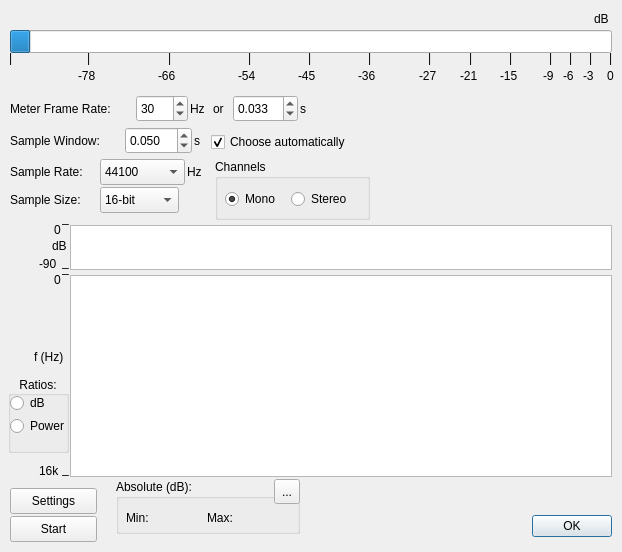
<?xml version="1.0" encoding="UTF-8"?>
<ui version="4.0">
 <class>QtMeter</class>
 <widget class="QDialog" name="QtMeter">
  <property name="geometry">
   <rect>
    <x>0</x>
    <y>0</y>
    <width>622</width>
    <height>552</height>
   </rect>
  </property>
  <property name="sizePolicy">
   <sizepolicy hsizetype="MinimumExpanding" vsizetype="MinimumExpanding">
    <horstretch>0</horstretch>
    <verstretch>0</verstretch>
   </sizepolicy>
  </property>
  <property name="windowTitle">
   <string>Qt Audio Meter</string>
  </property>
  <property name="whatsThis">
   <string extracomment="This file is part of QtMeter and has the same license as QtMeter.py"/>
  </property>
  <widget class="QDialogButtonBox" name="buttonBox">
   <property name="geometry">
    <rect>
     <x>492</x>
     <y>510</y>
     <width>120</width>
     <height>32</height>
    </rect>
   </property>
   <property name="orientation">
    <enum>Qt::Horizontal</enum>
   </property>
   <property name="standardButtons">
    <set>QDialogButtonBox::Ok</set>
   </property>
  </widget>
  <widget class="QProgressBar" name="dBMeter">
   <property name="geometry">
    <rect>
     <x>10</x>
     <y>30</y>
     <width>602</width>
     <height>23</height>
    </rect>
   </property>
   <property name="toolTip">
    <string>When audio is started will update every &lt;Meter Update Period&gt; showing the audio level of &lt;Sample Window&gt; of data from the default input device in self-relative dB</string>
   </property>
   <property name="autoFillBackground">
    <bool>false</bool>
   </property>
   <property name="minimum">
    <number>-90</number>
   </property>
   <property name="maximum">
    <number>0</number>
   </property>
   <property name="value">
    <number>-87</number>
   </property>
   <property name="textVisible">
    <bool>false</bool>
   </property>
  </widget>
  <widget class="QPushButton" name="pbStartStop">
   <property name="geometry">
    <rect>
     <x>10</x>
     <y>516</y>
     <width>87</width>
     <height>26</height>
    </rect>
   </property>
   <property name="toolTip">
    <string>Push to start sampling audio and updating the meter</string>
   </property>
   <property name="text">
    <string>Start</string>
   </property>
  </widget>
  <widget class="QLabel" name="label">
   <property name="geometry">
    <rect>
     <x>594</x>
     <y>10</y>
     <width>18</width>
     <height>18</height>
    </rect>
   </property>
   <property name="text">
    <string>dB</string>
   </property>
  </widget>
  <widget class="QLabel" name="label_2">
   <property name="geometry">
    <rect>
     <x>609</x>
     <y>49</y>
     <width>4</width>
     <height>18</height>
    </rect>
   </property>
   <property name="text">
    <string>|</string>
   </property>
  </widget>
  <widget class="QLabel" name="label_3">
   <property name="geometry">
    <rect>
     <x>589</x>
     <y>49</y>
     <width>4</width>
     <height>18</height>
    </rect>
   </property>
   <property name="text">
    <string>|</string>
   </property>
  </widget>
  <widget class="QLabel" name="label_4">
   <property name="geometry">
    <rect>
     <x>607</x>
     <y>67</y>
     <width>10</width>
     <height>18</height>
    </rect>
   </property>
   <property name="text">
    <string>0</string>
   </property>
  </widget>
  <widget class="QLabel" name="label_5">
   <property name="geometry">
    <rect>
     <x>583</x>
     <y>67</y>
     <width>15</width>
     <height>18</height>
    </rect>
   </property>
   <property name="text">
    <string>-3</string>
   </property>
  </widget>
  <widget class="QLabel" name="label_6">
   <property name="geometry">
    <rect>
     <x>9</x>
     <y>49</y>
     <width>4</width>
     <height>18</height>
    </rect>
   </property>
   <property name="text">
    <string>|</string>
   </property>
  </widget>
  <widget class="QLabel" name="label_7">
   <property name="geometry">
    <rect>
     <x>569</x>
     <y>49</y>
     <width>4</width>
     <height>18</height>
    </rect>
   </property>
   <property name="text">
    <string>|</string>
   </property>
  </widget>
  <widget class="QLabel" name="label_8">
   <property name="geometry">
    <rect>
     <x>563</x>
     <y>67</y>
     <width>16</width>
     <height>18</height>
    </rect>
   </property>
   <property name="text">
    <string>-6</string>
   </property>
  </widget>
  <widget class="QLabel" name="label_9">
   <property name="geometry">
    <rect>
     <x>549</x>
     <y>49</y>
     <width>4</width>
     <height>18</height>
    </rect>
   </property>
   <property name="text">
    <string>|</string>
   </property>
  </widget>
  <widget class="QLabel" name="label_10">
   <property name="geometry">
    <rect>
     <x>543</x>
     <y>67</y>
     <width>16</width>
     <height>18</height>
    </rect>
   </property>
   <property name="text">
    <string>-9</string>
   </property>
  </widget>
  <widget class="QLabel" name="label_11">
   <property name="geometry">
    <rect>
     <x>509</x>
     <y>49</y>
     <width>4</width>
     <height>18</height>
    </rect>
   </property>
   <property name="text">
    <string>|</string>
   </property>
  </widget>
  <widget class="QLabel" name="label_12">
   <property name="geometry">
    <rect>
     <x>500</x>
     <y>67</y>
     <width>21</width>
     <height>18</height>
    </rect>
   </property>
   <property name="text">
    <string>-15</string>
   </property>
  </widget>
  <widget class="QLabel" name="label_13">
   <property name="geometry">
    <rect>
     <x>469</x>
     <y>49</y>
     <width>4</width>
     <height>18</height>
    </rect>
   </property>
   <property name="text">
    <string>|</string>
   </property>
  </widget>
  <widget class="QLabel" name="label_14">
   <property name="geometry">
    <rect>
     <x>460</x>
     <y>67</y>
     <width>21</width>
     <height>18</height>
    </rect>
   </property>
   <property name="text">
    <string>-21</string>
   </property>
  </widget>
  <widget class="QLabel" name="label_15">
   <property name="geometry">
    <rect>
     <x>428</x>
     <y>49</y>
     <width>4</width>
     <height>18</height>
    </rect>
   </property>
   <property name="text">
    <string>|</string>
   </property>
  </widget>
  <widget class="QLabel" name="label_16">
   <property name="geometry">
    <rect>
     <x>419</x>
     <y>67</y>
     <width>23</width>
     <height>18</height>
    </rect>
   </property>
   <property name="text">
    <string>-27</string>
   </property>
  </widget>
  <widget class="QLabel" name="label_17">
   <property name="geometry">
    <rect>
     <x>368</x>
     <y>49</y>
     <width>4</width>
     <height>18</height>
    </rect>
   </property>
   <property name="text">
    <string>|</string>
   </property>
  </widget>
  <widget class="QLabel" name="label_18">
   <property name="geometry">
    <rect>
     <x>358</x>
     <y>67</y>
     <width>24</width>
     <height>18</height>
    </rect>
   </property>
   <property name="text">
    <string>-36</string>
   </property>
  </widget>
  <widget class="QLabel" name="label_19">
   <property name="geometry">
    <rect>
     <x>308</x>
     <y>49</y>
     <width>4</width>
     <height>18</height>
    </rect>
   </property>
   <property name="text">
    <string>|</string>
   </property>
  </widget>
  <widget class="QLabel" name="label_20">
   <property name="geometry">
    <rect>
     <x>298</x>
     <y>67</y>
     <width>24</width>
     <height>18</height>
    </rect>
   </property>
   <property name="text">
    <string>-45</string>
   </property>
  </widget>
  <widget class="QLabel" name="label_21">
   <property name="geometry">
    <rect>
     <x>248</x>
     <y>49</y>
     <width>4</width>
     <height>18</height>
    </rect>
   </property>
   <property name="text">
    <string>|</string>
   </property>
  </widget>
  <widget class="QLabel" name="label_22">
   <property name="geometry">
    <rect>
     <x>238</x>
     <y>67</y>
     <width>24</width>
     <height>18</height>
    </rect>
   </property>
   <property name="text">
    <string>-54</string>
   </property>
  </widget>
  <widget class="QLabel" name="label_23">
   <property name="geometry">
    <rect>
     <x>168</x>
     <y>49</y>
     <width>4</width>
     <height>18</height>
    </rect>
   </property>
   <property name="text">
    <string>|</string>
   </property>
  </widget>
  <widget class="QLabel" name="label_24">
   <property name="geometry">
    <rect>
     <x>158</x>
     <y>67</y>
     <width>24</width>
     <height>18</height>
    </rect>
   </property>
   <property name="text">
    <string>-66</string>
   </property>
  </widget>
  <widget class="QLabel" name="label_25">
   <property name="geometry">
    <rect>
     <x>87</x>
     <y>49</y>
     <width>4</width>
     <height>18</height>
    </rect>
   </property>
   <property name="text">
    <string>|</string>
   </property>
  </widget>
  <widget class="QLabel" name="label_26">
   <property name="geometry">
    <rect>
     <x>78</x>
     <y>67</y>
     <width>23</width>
     <height>18</height>
    </rect>
   </property>
   <property name="text">
    <string>-78</string>
   </property>
  </widget>
  <widget class="QLabel" name="label_27">
   <property name="geometry">
    <rect>
     <x>10</x>
     <y>100</y>
     <width>124</width>
     <height>18</height>
    </rect>
   </property>
   <property name="text">
    <string>Meter Frame Rate:</string>
   </property>
  </widget>
  <widget class="QDoubleSpinBox" name="dsbUpdatePeriod">
   <property name="geometry">
    <rect>
     <x>233</x>
     <y>95</y>
     <width>65</width>
     <height>27</height>
    </rect>
   </property>
   <property name="toolTip">
    <string>Set the update period for the meter control in seconds. This period is not guaranteed, especially at lower values.</string>
   </property>
   <property name="decimals">
    <number>3</number>
   </property>
   <property name="minimum">
    <double>0.010000000000000</double>
   </property>
   <property name="maximum">
    <double>1.000000000000000</double>
   </property>
   <property name="singleStep">
    <double>0.010000000000000</double>
   </property>
   <property name="value">
    <double>0.033000000000000</double>
   </property>
  </widget>
  <widget class="QLabel" name="label_28">
   <property name="geometry">
    <rect>
     <x>300</x>
     <y>100</y>
     <width>7</width>
     <height>18</height>
    </rect>
   </property>
   <property name="text">
    <string>s</string>
   </property>
  </widget>
  <widget class="QLabel" name="label_29">
   <property name="geometry">
    <rect>
     <x>10</x>
     <y>132</y>
     <width>113</width>
     <height>18</height>
    </rect>
   </property>
   <property name="text">
    <string>Sample Window:</string>
   </property>
  </widget>
  <widget class="QDoubleSpinBox" name="dsbSampleWindow">
   <property name="geometry">
    <rect>
     <x>125</x>
     <y>127</y>
     <width>67</width>
     <height>27</height>
    </rect>
   </property>
   <property name="toolTip">
    <string>The duration of audio sample data to show the signal level for</string>
   </property>
   <property name="decimals">
    <number>3</number>
   </property>
   <property name="minimum">
    <double>0.005000000000000</double>
   </property>
   <property name="maximum">
    <double>1.000000000000000</double>
   </property>
   <property name="singleStep">
    <double>0.005000000000000</double>
   </property>
   <property name="value">
    <double>0.050000000000000</double>
   </property>
  </widget>
  <widget class="QLabel" name="label_30">
   <property name="geometry">
    <rect>
     <x>194</x>
     <y>132</y>
     <width>7</width>
     <height>18</height>
    </rect>
   </property>
   <property name="text">
    <string>s</string>
   </property>
  </widget>
  <widget class="QLabel" name="label_31">
   <property name="geometry">
    <rect>
     <x>10</x>
     <y>163</y>
     <width>88</width>
     <height>18</height>
    </rect>
   </property>
   <property name="text">
    <string>Sample Rate:</string>
   </property>
  </widget>
  <widget class="QComboBox" name="cbSampleHz">
   <property name="geometry">
    <rect>
     <x>100</x>
     <y>159</y>
     <width>85</width>
     <height>26</height>
    </rect>
   </property>
   <property name="toolTip">
    <string>Select an audio data sample rate (some listed rates will not be supported by some audio devices)</string>
   </property>
   <property name="currentIndex">
    <number>5</number>
   </property>
   <item>
    <property name="text">
     <string>8000</string>
    </property>
   </item>
   <item>
    <property name="text">
     <string>11025</string>
    </property>
   </item>
   <item>
    <property name="text">
     <string>16000</string>
    </property>
   </item>
   <item>
    <property name="text">
     <string>22050</string>
    </property>
   </item>
   <item>
    <property name="text">
     <string>32000</string>
    </property>
   </item>
   <item>
    <property name="text">
     <string>44100</string>
    </property>
   </item>
   <item>
    <property name="text">
     <string>48000</string>
    </property>
   </item>
   <item>
    <property name="text">
     <string>88200</string>
    </property>
   </item>
   <item>
    <property name="text">
     <string>96000</string>
    </property>
   </item>
   <item>
    <property name="text">
     <string>192000</string>
    </property>
   </item>
  </widget>
  <widget class="QLabel" name="label_32">
   <property name="geometry">
    <rect>
     <x>187</x>
     <y>163</y>
     <width>18</width>
     <height>18</height>
    </rect>
   </property>
   <property name="text">
    <string>Hz</string>
   </property>
  </widget>
  <widget class="QLabel" name="label_33">
   <property name="geometry">
    <rect>
     <x>10</x>
     <y>191</y>
     <width>84</width>
     <height>18</height>
    </rect>
   </property>
   <property name="text">
    <string>Sample Size:</string>
   </property>
  </widget>
  <widget class="QComboBox" name="cbSampleSize">
   <property name="geometry">
    <rect>
     <x>100</x>
     <y>187</y>
     <width>79</width>
     <height>26</height>
    </rect>
   </property>
   <property name="currentIndex">
    <number>1</number>
   </property>
   <item>
    <property name="text">
     <string>8-bit</string>
    </property>
   </item>
   <item>
    <property name="text">
     <string>16-bit</string>
    </property>
   </item>
   <item>
    <property name="text">
     <string>24-bit</string>
    </property>
   </item>
   <item>
    <property name="text">
     <string>32-bit</string>
    </property>
   </item>
   <item>
    <property name="text">
     <string>32-bit Float</string>
    </property>
   </item>
  </widget>
  <widget class="QSpinBox" name="sbFramesPerSecond">
   <property name="enabled">
    <bool>true</bool>
   </property>
   <property name="geometry">
    <rect>
     <x>136</x>
     <y>95</y>
     <width>52</width>
     <height>27</height>
    </rect>
   </property>
   <property name="toolTip">
    <string>Set the update frequency for the meter control in Hz. This rate is not guaranteed, especially at higher values.</string>
   </property>
   <property name="layoutDirection">
    <enum>Qt::LeftToRight</enum>
   </property>
   <property name="frame">
    <bool>true</bool>
   </property>
   <property name="minimum">
    <number>1</number>
   </property>
   <property name="maximum">
    <number>100</number>
   </property>
   <property name="value">
    <number>30</number>
   </property>
  </widget>
  <widget class="QLabel" name="label_34">
   <property name="geometry">
    <rect>
     <x>190</x>
     <y>100</y>
     <width>18</width>
     <height>18</height>
    </rect>
   </property>
   <property name="text">
    <string>Hz</string>
   </property>
  </widget>
  <widget class="QLabel" name="label_35">
   <property name="geometry">
    <rect>
     <x>213</x>
     <y>100</y>
     <width>15</width>
     <height>18</height>
    </rect>
   </property>
   <property name="text">
    <string>or</string>
   </property>
  </widget>
  <widget class="QCheckBox" name="cbAutoWindow">
   <property name="geometry">
    <rect>
     <x>211</x>
     <y>130</y>
     <width>170</width>
     <height>24</height>
    </rect>
   </property>
   <property name="toolTip">
    <string>Let the application choose a sample window based on the update period/frequency</string>
   </property>
   <property name="text">
    <string>Choose automatically</string>
   </property>
   <property name="checked">
    <bool>true</bool>
   </property>
  </widget>
  <widget class="QGraphicsView" name="gvHistory">
   <property name="geometry">
    <rect>
     <x>70</x>
     <y>225</y>
     <width>542</width>
     <height>45</height>
    </rect>
   </property>
   <property name="toolTip">
    <string>The background shows color representing the sky through the day. Long term meter levels are shown where they occurred during the day.</string>
   </property>
  </widget>
  <widget class="QPushButton" name="pbSettings">
   <property name="geometry">
    <rect>
     <x>10</x>
     <y>488</y>
     <width>87</width>
     <height>26</height>
    </rect>
   </property>
   <property name="toolTip">
    <string>Click to view and change the application settings</string>
   </property>
   <property name="text">
    <string>Settings</string>
   </property>
  </widget>
  <widget class="QLabel" name="label_36">
   <property name="geometry">
    <rect>
     <x>62</x>
     <y>259</y>
     <width>8</width>
     <height>18</height>
    </rect>
   </property>
   <property name="text">
    <string>_</string>
   </property>
  </widget>
  <widget class="QLabel" name="label_37">
   <property name="geometry">
    <rect>
     <x>62</x>
     <y>209</y>
     <width>8</width>
     <height>18</height>
    </rect>
   </property>
   <property name="text">
    <string>_</string>
   </property>
  </widget>
  <widget class="QLabel" name="label_38">
   <property name="geometry">
    <rect>
     <x>52</x>
     <y>237</y>
     <width>18</width>
     <height>18</height>
    </rect>
   </property>
   <property name="text">
    <string>dB</string>
   </property>
  </widget>
  <widget class="QGroupBox" name="gbChannels">
   <property name="geometry">
    <rect>
     <x>215</x>
     <y>159</y>
     <width>155</width>
     <height>61</height>
    </rect>
   </property>
   <property name="title">
    <string>Channels</string>
   </property>
   <widget class="QRadioButton" name="rbMono">
    <property name="geometry">
     <rect>
      <x>10</x>
      <y>28</y>
      <width>64</width>
      <height>24</height>
     </rect>
    </property>
    <property name="toolTip">
     <string>Select to monitor a single channel (mono) input</string>
    </property>
    <property name="text">
     <string>Mono</string>
    </property>
    <property name="checked">
     <bool>true</bool>
    </property>
   </widget>
   <widget class="QRadioButton" name="rbStereo">
    <property name="geometry">
     <rect>
      <x>76</x>
      <y>28</y>
      <width>69</width>
      <height>24</height>
     </rect>
    </property>
    <property name="toolTip">
     <string>Select to monitor a two channel (stereo) input</string>
    </property>
    <property name="text">
     <string>Stereo</string>
    </property>
   </widget>
  </widget>
  <widget class="QGroupBox" name="gbAbs">
   <property name="geometry">
    <rect>
     <x>116</x>
     <y>479</y>
     <width>184</width>
     <height>55</height>
    </rect>
   </property>
   <property name="title">
    <string>Absolute (dB):</string>
   </property>
   <widget class="QLabel" name="lblAbsMin">
    <property name="geometry">
     <rect>
      <x>10</x>
      <y>30</y>
      <width>79</width>
      <height>18</height>
     </rect>
    </property>
    <property name="text">
     <string>Min:</string>
    </property>
   </widget>
   <widget class="QLabel" name="lblAbsMax">
    <property name="geometry">
     <rect>
      <x>91</x>
      <y>30</y>
      <width>79</width>
      <height>18</height>
     </rect>
    </property>
    <property name="text">
     <string>Max:</string>
    </property>
   </widget>
   <widget class="QToolButton" name="tbResetAbs">
    <property name="geometry">
     <rect>
      <x>158</x>
      <y>0</y>
      <width>26</width>
      <height>25</height>
     </rect>
    </property>
    <property name="toolTip">
     <string>Click to reset the absolute min/max and start fresh tracking of them</string>
    </property>
    <property name="text">
     <string>...</string>
    </property>
    <property name="icon">
     <iconset theme="start-here-symbolic"/>
    </property>
    <property name="arrowType">
     <enum>Qt::NoArrow</enum>
    </property>
   </widget>
  </widget>
  <widget class="QGraphicsView" name="gvSpecHistory">
   <property name="geometry">
    <rect>
     <x>70</x>
     <y>275</y>
     <width>542</width>
     <height>202</height>
    </rect>
   </property>
   <property name="toolTip">
    <string>&lt;html&gt;&lt;head/&gt;&lt;body&gt;&lt;p&gt;The audio spectrum observed through the day over a background with color representing the sky through the day. At any time a vertical line of pixels is the spectrum. &amp;quot;Relative&amp;quot; signal strength at each frequency is shown. Low to high relative strength in low to high transparency. Because relative strength is used then at quiet times there is actually less transparency across the whole vertical line for that time, but also little difference between any two pixels in the line. If there is regularly very high signal strength at any vertical positions it can obscure other part of the spectrum. Create an audio filter using the Spectrum tab of the Settings dialog to help. Power ratio probably works best when there is little variation in power between frequencies, dB probably works best when there are few strong signals that don't vary much in frequency.&lt;/p&gt;&lt;/body&gt;&lt;/html&gt;</string>
   </property>
  </widget>
  <widget class="QLabel" name="lblSpecMinF">
   <property name="geometry">
    <rect>
     <x>54</x>
     <y>271</y>
     <width>16</width>
     <height>18</height>
    </rect>
   </property>
   <property name="text">
    <string>0  </string>
   </property>
  </widget>
  <widget class="QLabel" name="label_43">
   <property name="geometry">
    <rect>
     <x>62</x>
     <y>460</y>
     <width>8</width>
     <height>18</height>
    </rect>
   </property>
   <property name="sizePolicy">
    <sizepolicy hsizetype="MinimumExpanding" vsizetype="MinimumExpanding">
     <horstretch>0</horstretch>
     <verstretch>0</verstretch>
    </sizepolicy>
   </property>
   <property name="layoutDirection">
    <enum>Qt::LeftToRight</enum>
   </property>
   <property name="text">
    <string>_</string>
   </property>
   <property name="textFormat">
    <enum>Qt::PlainText</enum>
   </property>
   <property name="scaledContents">
    <bool>false</bool>
   </property>
   <property name="wordWrap">
    <bool>false</bool>
   </property>
  </widget>
  <widget class="QLabel" name="label_39">
   <property name="geometry">
    <rect>
     <x>34</x>
     <y>348</y>
     <width>36</width>
     <height>18</height>
    </rect>
   </property>
   <property name="text">
    <string>f (Hz)</string>
   </property>
  </widget>
  <widget class="QLabel" name="label_40">
   <property name="geometry">
    <rect>
     <x>62</x>
     <y>253</y>
     <width>8</width>
     <height>18</height>
    </rect>
   </property>
   <property name="text">
    <string>_</string>
   </property>
  </widget>
  <widget class="QLabel" name="label_41">
   <property name="geometry">
    <rect>
     <x>54</x>
     <y>221</y>
     <width>10</width>
     <height>18</height>
    </rect>
   </property>
   <property name="text">
    <string>0</string>
   </property>
  </widget>
  <widget class="QLabel" name="label_42">
   <property name="geometry">
    <rect>
     <x>39</x>
     <y>255</y>
     <width>25</width>
     <height>18</height>
    </rect>
   </property>
   <property name="text">
    <string>-90</string>
   </property>
  </widget>
  <widget class="QLabel" name="lblSpecMaxF">
   <property name="geometry">
    <rect>
     <x>39</x>
     <y>462</y>
     <width>24</width>
     <height>18</height>
    </rect>
   </property>
   <property name="text">
    <string>16k</string>
   </property>
  </widget>
  <widget class="QGroupBox" name="gbSpectrumRatio">
   <property name="geometry">
    <rect>
     <x>8</x>
     <y>376</y>
     <width>61</width>
     <height>77</height>
    </rect>
   </property>
   <property name="font">
    <font>
     <pointsize>9</pointsize>
    </font>
   </property>
   <property name="toolTip">
    <string>Choose whether to show the spectrum view based on power level or dB</string>
   </property>
   <property name="title">
    <string>Ratios:</string>
   </property>
   <property name="alignment">
    <set>Qt::AlignCenter</set>
   </property>
   <property name="flat">
    <bool>true</bool>
   </property>
   <widget class="QRadioButton" name="rbSpectrumRatiodB">
    <property name="geometry">
     <rect>
      <x>2</x>
      <y>16</y>
      <width>45</width>
      <height>22</height>
     </rect>
    </property>
    <property name="text">
     <string>dB</string>
    </property>
   </widget>
   <widget class="QRadioButton" name="rbSpectrumRatioPower">
    <property name="geometry">
     <rect>
      <x>2</x>
      <y>39</y>
      <width>65</width>
      <height>22</height>
     </rect>
    </property>
    <property name="text">
     <string>Power</string>
    </property>
   </widget>
  </widget>
  <zorder>gbSpectrumRatio</zorder>
  <zorder>label_36</zorder>
  <zorder>label_43</zorder>
  <zorder>label_37</zorder>
  <zorder>label_40</zorder>
  <zorder>buttonBox</zorder>
  <zorder>dBMeter</zorder>
  <zorder>pbStartStop</zorder>
  <zorder>label</zorder>
  <zorder>label_2</zorder>
  <zorder>label_3</zorder>
  <zorder>label_4</zorder>
  <zorder>label_5</zorder>
  <zorder>label_6</zorder>
  <zorder>label_7</zorder>
  <zorder>label_8</zorder>
  <zorder>label_9</zorder>
  <zorder>label_10</zorder>
  <zorder>label_11</zorder>
  <zorder>label_12</zorder>
  <zorder>label_13</zorder>
  <zorder>label_14</zorder>
  <zorder>label_15</zorder>
  <zorder>label_16</zorder>
  <zorder>label_17</zorder>
  <zorder>label_18</zorder>
  <zorder>label_19</zorder>
  <zorder>label_20</zorder>
  <zorder>label_21</zorder>
  <zorder>label_22</zorder>
  <zorder>label_23</zorder>
  <zorder>label_24</zorder>
  <zorder>label_25</zorder>
  <zorder>label_26</zorder>
  <zorder>label_27</zorder>
  <zorder>dsbUpdatePeriod</zorder>
  <zorder>label_28</zorder>
  <zorder>label_29</zorder>
  <zorder>dsbSampleWindow</zorder>
  <zorder>label_30</zorder>
  <zorder>label_31</zorder>
  <zorder>cbSampleHz</zorder>
  <zorder>label_32</zorder>
  <zorder>label_33</zorder>
  <zorder>cbSampleSize</zorder>
  <zorder>sbFramesPerSecond</zorder>
  <zorder>label_34</zorder>
  <zorder>label_35</zorder>
  <zorder>cbAutoWindow</zorder>
  <zorder>gvHistory</zorder>
  <zorder>pbSettings</zorder>
  <zorder>label_38</zorder>
  <zorder>gbChannels</zorder>
  <zorder>gbAbs</zorder>
  <zorder>gvSpecHistory</zorder>
  <zorder>lblSpecMinF</zorder>
  <zorder>label_39</zorder>
  <zorder>label_41</zorder>
  <zorder>label_42</zorder>
  <zorder>lblSpecMaxF</zorder>
 </widget>
 <tabstops>
  <tabstop>pbStartStop</tabstop>
  <tabstop>pbSettings</tabstop>
  <tabstop>sbFramesPerSecond</tabstop>
  <tabstop>dsbUpdatePeriod</tabstop>
  <tabstop>dsbSampleWindow</tabstop>
  <tabstop>cbAutoWindow</tabstop>
  <tabstop>cbSampleHz</tabstop>
  <tabstop>cbSampleSize</tabstop>
  <tabstop>rbMono</tabstop>
  <tabstop>rbStereo</tabstop>
  <tabstop>gvHistory</tabstop>
  <tabstop>tbResetAbs</tabstop>
 </tabstops>
 <resources/>
 <connections>
  <connection>
   <sender>buttonBox</sender>
   <signal>accepted()</signal>
   <receiver>QtMeter</receiver>
   <slot>accept()</slot>
   <hints>
    <hint type="sourcelabel">
     <x>248</x>
     <y>254</y>
    </hint>
    <hint type="destinationlabel">
     <x>157</x>
     <y>274</y>
    </hint>
   </hints>
  </connection>
  <connection>
   <sender>buttonBox</sender>
   <signal>rejected()</signal>
   <receiver>QtMeter</receiver>
   <slot>reject()</slot>
   <hints>
    <hint type="sourcelabel">
     <x>316</x>
     <y>260</y>
    </hint>
    <hint type="destinationlabel">
     <x>286</x>
     <y>274</y>
    </hint>
   </hints>
  </connection>
 </connections>
</ui>
